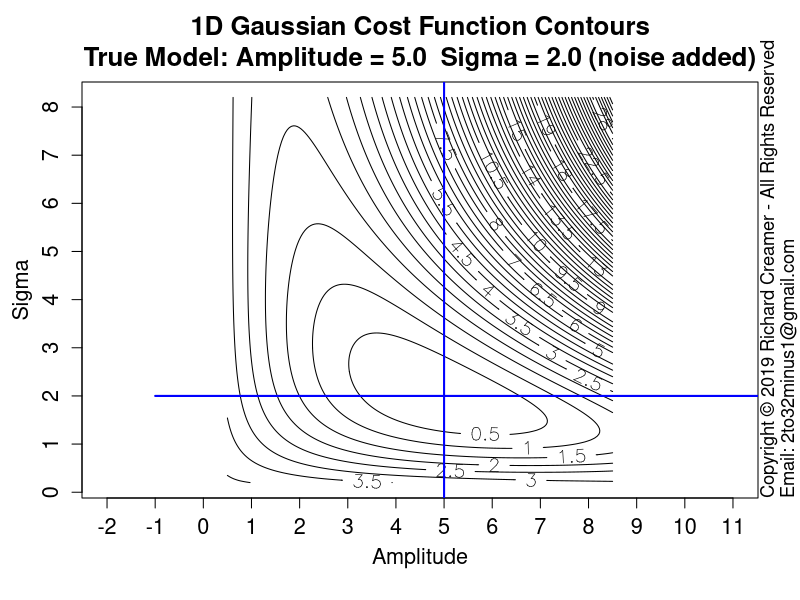

Write R code to recreate this figure.
##############################################################
### Copyright (c) Richard Creamer 2019 - All Rights Reserved
### Inquiries: email 2to32minus1@gmail.com
##############################################################

### Globals
fontScale = 1.2    # Global font size variable
lf        = 1.2    # Enlarge font of plot labels
verbose   = FALSE  # Verbose printing
lw        = 2      # Line width
xMargin   = 1      # X-axis margin for plots
yMargin   = 1      # Y-axis margin for plots
de        = 0.01   # Small constant for estimating derivatives numerically
smlPts    = 1      # Small  data point/circle
medPts    = 1.5    # Medium data point/circle
lrgPts    = 2.0    # Large  data point/circle

### Run this function to generate this plot
runFunc = function() {
	dw = 1000
	dh = 750	
	path = "D:/Code/R/LeastSquaresPlay/PlotsAndAssocCode/Plot42/"
	gd = makeGaussianTestData()
	savePngVerbose( paste(path, "Plot42.png", sep=""), 
					plotGaussErrorContours, w=1200, h=1280, un="px", nLevels=110, drawGradVecs=FALSE, normGradVecs=TRUE, gd=gd )
}

### Shared use case Gaussian data set generator used by several cooperating functions
makeGaussianTestData = function( trueAmpl=5, trueSigma=2, aGuess=sqrt(trueAmpl), sGuess=sqrt(trueSigma), nPts=40 ) {
	set.seed( 3 )
	x = seq( -5*trueSigma, 5*trueSigma, length=nPts )
	y = gauss1dFunc( x, trueAmpl, trueSigma ) + rnorm( length(x), sd=0.2 )
	guesses = list( a=aGuess, s=sGuess )
	tuple = list( trueAmpl=trueAmpl, trueSigma=trueSigma, x=x, y=y, nPts=nPts, guesses=guesses )
	return( tuple )
}

### 2D plot error contours for range of Amplitude and Sigma values
### Amplitude maps to x-axis, Sigma maps to y-axis
plotGaussErrorContours = function( nLevels=30, customTitle="", drawGradVecs=FALSE, normGradVecs=TRUE, gd=NULL ) {
	set.seed( 3 )
	if ( is.null( gd ) )
		gd = makeGaussianTestData()
	a = gd$trueAmpl
	s = gd$trueSigma
	x = gd$x
	y = gd$y
	minAmpl  = a * 0.1;	maxAmpl  = a * 1.7
	minSigma = s * 0.1;	maxSigma = s * 1.7
	# Adjust ranges so plot is square
	deltaA = maxAmpl - minAmpl
	deltaS = maxSigma - minSigma
	maxDelta = if ( deltaA > deltaS ) deltaA else deltaS
	if ( deltaA > deltaS ) {
		maxSigma = minSigma + maxDelta
	} else {
		maxAmpl = minAmpl + maxDelta
	}
	nr = 200
	nc = 200
	ampls = seq( minAmpl, maxAmpl, length.out=nc )
	sigmas = seq( minSigma, maxSigma, length.out=nr )
	z = getGaussErrorGrid( meanGaussSsdErr, ampls, sigmas, x, y )
	xLim1 = minAmpl
	xLim2 = maxAmpl
	yLim1 = minSigma
	yLim2 = maxSigma
	plotTitle = ""
	if ( !drawGradVecs ) {
		plotTitle = sprintf( "1D Gaussian Cost Function Contours\nTrue Model: Amplitude = %.1f  Sigma = %.1f (noise added)", a, s )
	} else if ( normGradVecs ) {
		plotTitle = sprintf( "1D Gaussian Cost Function Contours w/Gradient (Unit) Vectors\nTrue Model: Amplitude = %.1f  Sigma = %.1f (noise added)", a, s )
	} else {
		plotTitle = sprintf( "1D Gaussian Cost Function Contours w/Gradient Vectors\nTrue Model: Amplitude = %.1f  Sigma = %.1f (noise added)", a, s )
	}
	if ( customTitle != "" )
		plotTitle = customTitle
	xform = contour( ampls, sigmas, t(z), axes=FALSE, cex.lab=lf, main=plotTitle, asp=1.0,
					 xlab="", ylab="", labcex=1.2, nlevels=nLevels, cex.main=1.3*fontScale, cex.axis=1.3 )
	xAxisMin = ceiling( gpl()$xLim[1] )
	xAxisMax = floor( gpl()$xLim[2] )
	yAxisMin = ceiling( gpl()$yLim[1] )
	yAxisMax = floor( gpl()$yLim[2] )
	axis( side=1, at=xAxisMin:xAxisMax, cex.axis=1.3 )
	axis( side=2, at=yAxisMin:yAxisMax, cex.axis=1.3 )
	addAxisLabels( xLabel="Amplitude", yLabel="Sigma" )
	box()
	xLimits = axisLimits( x )
	yLimits = axisLimits( y )
	lines( c(-1,12), c( s, s ), col="blue", lwd=lw )
	lines( c( a, a), c(-1,10), col="blue", lwd=lw )
	if ( drawGradVecs ) {
		gradPtsX1 = c()
		gradPtsY1 = c()
		gradPtsX2 = c()
		gradPtsY2 = c()
		gridSize=13
		for ( sigma in seq( from=sigmas[2], to=sigmas[length(sigmas)-1], length=gridSize ) ) {
			for ( ampl in seq( from=ampls[2], to=ampls[length(ampls)-1], length=gridSize ) ) {
				gradPtsX1[length(gradPtsX1)+1] = ampl
				gradPtsY1[length(gradPtsY1)+1] = sigma
				da = gaussDeDa( x, y, ampl, sigma )
				ds = gaussDeDs( x, y, ampl, sigma )
				mag = sqrt( da*da + ds*ds )
				if ( normGradVecs ) {
					da = da/mag/4 # hard-coded case-specific scale factor, unit vecs a bit too long for plot
					ds = ds/mag/4
				} else {
					da = da * 0.22 # hard-coded case-specific scale factor
					ds = ds * 0.22
				}
				gradPtsX2[length(gradPtsX2)+1] = ampl  - da
				gradPtsY2[length(gradPtsY2)+1] = sigma - ds
			}
		}
		points( gradPtsX1, gradPtsY1, col="blue", lwd=lw )
		arrows( gradPtsX1, gradPtsY1, gradPtsX2, gradPtsY2, col="blue", lwd=lw, cex=medPts, angle=15, length=0.125 )
	}
}

### 1D Gaussian
gauss1dFunc = function( x, a, sigma ) {
	return( a * exp( -0.5 * (x/sigma)^2 ) )
}

### Analytical/exact partial derivative of error/cost function wrt Amplitude
gaussDeDa = function( x, y, a, sigma ) {
	term1 = sum( gauss1dFunc(x, a, sigma) * exp( -0.5 * (x/sigma)^2) )
	term2 = sum( y * exp( -0.5 * (x/sigma)^2) )
	return( 2 * ( term1 - term2 )/length(x) )
}

### Analytical/exact partial derivative of error/cost function wrt Sigma
gaussDeDs = function( x, y, a, sigma ) {
	v = 2*a/sigma^3
	term1 = sum( gauss1dFunc(x, a, sigma) * x^2 * exp( -0.5 * (x/sigma)^2) )
	term2 = sum( x^2 * y * exp( -0.5 * (x/sigma)^2) )
	return( v * ( term1 - term2 )/length(x) )
}

### Gaussian error/cost function - SSD
meanGaussSsdErr = function( x, y, a, sigma ) {
	return( (1/length(x)) * sum( (gauss1dFunc( x, a, sigma ) - y)^2 ) )
}

### Compute mean SSD Gaussian cost function over a grid of Amplitude and Sigma values
### Note: returned matrix may need to be transposed for some functions such as contour()
### TODO: Try to use outer()
getGaussErrorGrid = function( errorFunc, ampls, sigmas, x, y ) {
	nr = length( sigmas )
	nc = length( ampls )
	z = matrix( nrow=nr, ncol=nc )	
	for ( row in 1:nr ) {     # loop over y-coordinates (sigma)
		sigma = sigmas[row]
		for ( col in 1:nc ) { # loop over x-coordinates (amplitude)
			ampl = ampls[col]
			z[row, col] = errorFunc( x, y, a=ampl, sigma=sigma )
		}
	}
	return( z )
}

### Get Plot Limits : gpl()$xLim[1] --> left x-coord
gpl = function() {
	u = par( "usr" )
	return( list( xLim=u[1:2], yLim=u[3:4] ) )
}

### Compute plot axis limits to fit range of data
axisLimits = function( v, margin=0 ) {
	lowerLimit = floor( min(v) ) - margin
	upperLimit = ceiling( max(v) ) + margin
	c( lowerLimit, upperLimit )
}

### Convience method to add x/y axis labels
addAxisLabels = function( xLabel="x", yLabel="y", cexVal=1.3 ) {
	mtext( text=xLabel, side=1, line=2.5, cex=cexVal )
	mtext( text=yLabel, side=2, line=2.5, cex=cexVal )
}

### Save to PNG file, specify width and height
savePngVerbose = function( path, plotFunc, w=512, h=512, un="px", doCopyright=TRUE, ... ) {
	png( filename = path, type="cairo", units=un, width=w, height=h, pointsize=12, res=96 )
	plotFunc( ... )
	if ( doCopyright )
		addCopyright()
	dev.off()
}

### Add copyright notice to plot via text()
addCopyright = function() {
	mtext( "Copyright \uA9 2019 Richard Creamer - All Rights Reserved", side=4, line=0, adj=0, cex=1.1 )
	mtext( "Email: 2to32minus1@gmail.com", side=4, line=1, adj=0, cex=1.1 )
}

runFunc()
